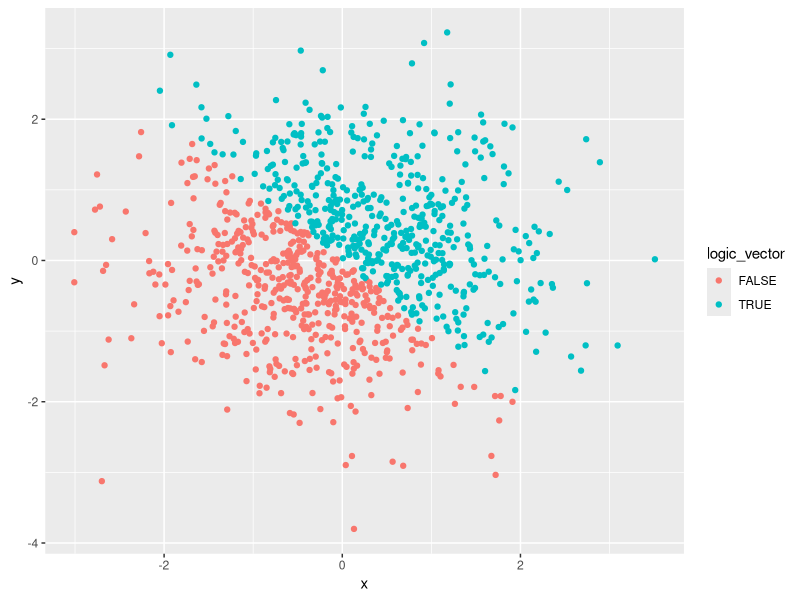
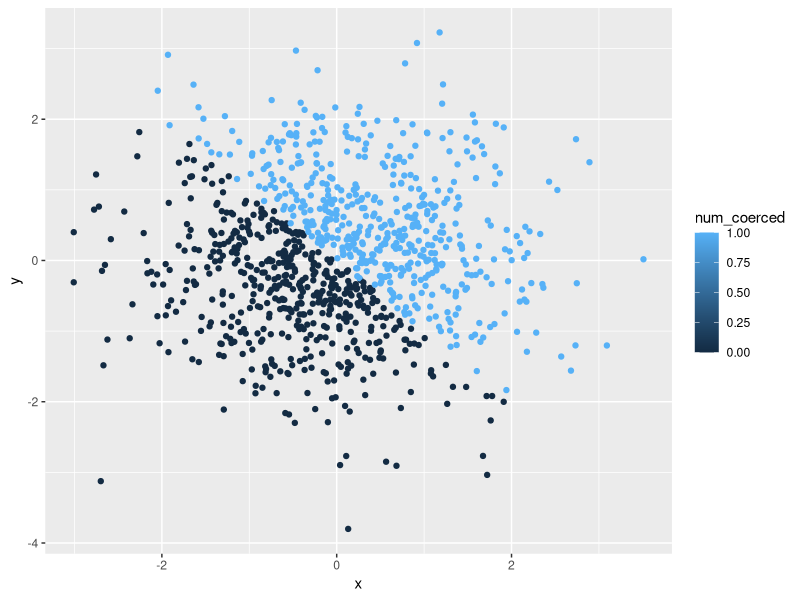
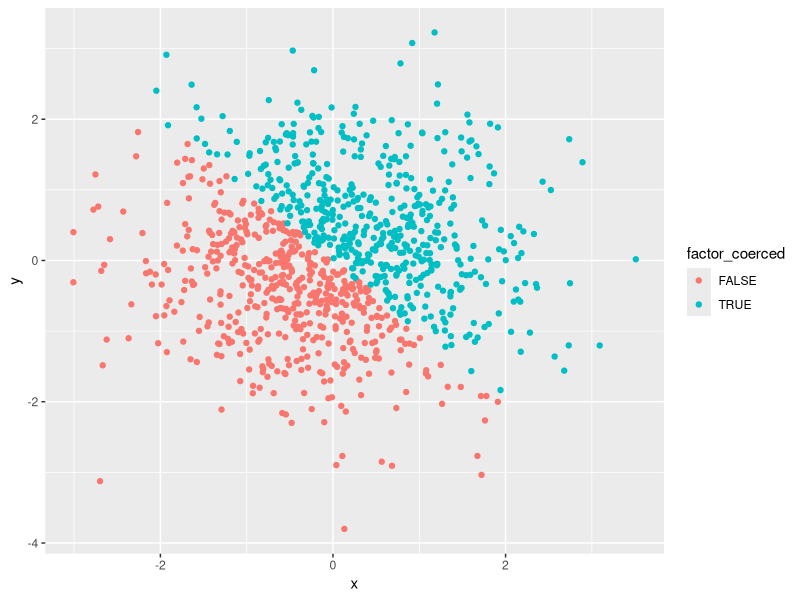

The R script that drew these images, in order:
## ---- chunk 1
knitr::opts_chunk$set(echo = TRUE)
## ---- chunk 2
random_sample <- runif(10, min = 0, max = 5)
logic_vector <- 2 > random_sample
char_vector <- vector(mode = "character", length = 10)
factor_vector <- factor(c(vector(length = 10)))
## ---- chunk 3
library(tibble)
prob1_dataframe <- data_frame(
  random_sample,
  logic_vector,
  char_vector,
  factor_vector
)
## ---- chunk 4
mean(prob1_dataframe$random_sample)
mean(prob1_dataframe$logic_vector)
## ---- chunk 5
mean(prob1_dataframe$char_vector)
mean(prob1_dataframe$factor_vector)
## ---- chunk 6
as.numeric(logic_vector)
as.numeric(char_vector)
as.numeric(factor_vector)
## ---- chunk 7
as.numeric(as.factor(char_vector))
as.numeric(as.character(factor_vector))
## ---- chunk 8
x <- rnorm(1000)
y <- rnorm(1000)
logic_vector <- (x + y) > 0
num_coerced <- as.numeric(logic_vector)
factor_coerced <- as.factor(logic_vector)
## ---- chunk 9
plot_df <- data_frame(
  x,
  y,
  logic_vector,
  num_coerced,
  factor_coerced
)
## ---- chunk 10
library('ggplot2')
logic_ggplot <- ggplot(plot_df, aes(x = x, y = y, color = logic_vector)) + 
  geom_point()
logic_ggplot
## ---- chunk 11
library('ggplot2')
num_ggplot <- ggplot(plot_df, aes(x = x, y = y, color = num_coerced)) + 
  geom_point()
num_ggplot
## ---- chunk 12
library('ggplot2')
factor_ggplot <- ggplot(plot_df, aes(x = x, y = y, color = factor_coerced)) + 
  geom_point()
factor_ggplot
